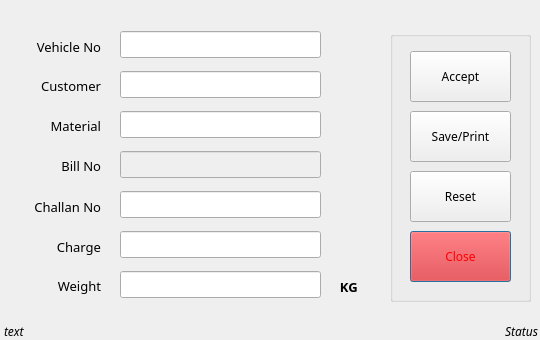
<?xml version="1.0" encoding="UTF-8"?>
<ui version="4.0">
 <class>DFirstWeight</class>
 <widget class="QDialog" name="DFirstWeight">
  <property name="geometry">
   <rect>
    <x>0</x>
    <y>0</y>
    <width>540</width>
    <height>340</height>
   </rect>
  </property>
  <property name="font">
   <font>
    <family>Arial Unicode MS</family>
   </font>
  </property>
  <property name="windowTitle">
   <string>First Weight</string>
  </property>
  <property name="windowIcon">
   <iconset resource="resources.qrc">
    <normaloff>:/new/resource/Firstweight.png</normaloff>:/new/resource/Firstweight.png</iconset>
  </property>
  <widget class="QLabel" name="vehiclelabel">
   <property name="geometry">
    <rect>
     <x>20</x>
     <y>31</y>
     <width>81</width>
     <height>31</height>
    </rect>
   </property>
   <property name="font">
    <font>
     <family>Arial Unicode MS</family>
     <pointsize>10</pointsize>
    </font>
   </property>
   <property name="text">
    <string>Vehicle No</string>
   </property>
   <property name="alignment">
    <set>Qt::AlignRight|Qt::AlignTrailing|Qt::AlignVCenter</set>
   </property>
  </widget>
  <widget class="QLabel" name="customerlabel">
   <property name="geometry">
    <rect>
     <x>30</x>
     <y>70</y>
     <width>71</width>
     <height>31</height>
    </rect>
   </property>
   <property name="font">
    <font>
     <family>Arial Unicode MS</family>
     <pointsize>10</pointsize>
    </font>
   </property>
   <property name="text">
    <string>Customer</string>
   </property>
   <property name="alignment">
    <set>Qt::AlignRight|Qt::AlignTrailing|Qt::AlignVCenter</set>
   </property>
  </widget>
  <widget class="QLabel" name="materiallabel">
   <property name="geometry">
    <rect>
     <x>40</x>
     <y>110</y>
     <width>61</width>
     <height>31</height>
    </rect>
   </property>
   <property name="font">
    <font>
     <family>Arial Unicode MS</family>
     <pointsize>10</pointsize>
    </font>
   </property>
   <property name="text">
    <string>Material</string>
   </property>
   <property name="alignment">
    <set>Qt::AlignRight|Qt::AlignTrailing|Qt::AlignVCenter</set>
   </property>
  </widget>
  <widget class="QLabel" name="billnolabel">
   <property name="geometry">
    <rect>
     <x>40</x>
     <y>150</y>
     <width>61</width>
     <height>31</height>
    </rect>
   </property>
   <property name="font">
    <font>
     <family>Arial Unicode MS</family>
     <pointsize>10</pointsize>
    </font>
   </property>
   <property name="text">
    <string>Bill No</string>
   </property>
   <property name="alignment">
    <set>Qt::AlignRight|Qt::AlignTrailing|Qt::AlignVCenter</set>
   </property>
  </widget>
  <widget class="QLabel" name="challanlabel">
   <property name="geometry">
    <rect>
     <x>20</x>
     <y>191</y>
     <width>81</width>
     <height>31</height>
    </rect>
   </property>
   <property name="font">
    <font>
     <family>Arial Unicode MS</family>
     <pointsize>10</pointsize>
    </font>
   </property>
   <property name="text">
    <string>Challan No</string>
   </property>
   <property name="alignment">
    <set>Qt::AlignRight|Qt::AlignTrailing|Qt::AlignVCenter</set>
   </property>
  </widget>
  <widget class="QLabel" name="chargelabel">
   <property name="geometry">
    <rect>
     <x>40</x>
     <y>231</y>
     <width>61</width>
     <height>31</height>
    </rect>
   </property>
   <property name="font">
    <font>
     <family>Arial Unicode MS</family>
     <pointsize>10</pointsize>
    </font>
   </property>
   <property name="text">
    <string>Charge</string>
   </property>
   <property name="alignment">
    <set>Qt::AlignRight|Qt::AlignTrailing|Qt::AlignVCenter</set>
   </property>
  </widget>
  <widget class="QLabel" name="weightlabel">
   <property name="geometry">
    <rect>
     <x>40</x>
     <y>270</y>
     <width>61</width>
     <height>31</height>
    </rect>
   </property>
   <property name="font">
    <font>
     <family>Arial Unicode MS</family>
     <pointsize>10</pointsize>
    </font>
   </property>
   <property name="text">
    <string>Weight</string>
   </property>
   <property name="alignment">
    <set>Qt::AlignRight|Qt::AlignTrailing|Qt::AlignVCenter</set>
   </property>
  </widget>
  <widget class="QLineEdit" name="vehiclelineedit">
   <property name="geometry">
    <rect>
     <x>120</x>
     <y>31</y>
     <width>201</width>
     <height>27</height>
    </rect>
   </property>
   <property name="font">
    <font>
     <family>Arial Unicode MS</family>
     <pointsize>10</pointsize>
     <weight>75</weight>
     <bold>true</bold>
    </font>
   </property>
   <property name="inputMethodHints">
    <set>Qt::ImhNone</set>
   </property>
   <property name="alignment">
    <set>Qt::AlignCenter</set>
   </property>
  </widget>
  <widget class="QLineEdit" name="customerlineedit">
   <property name="geometry">
    <rect>
     <x>120</x>
     <y>71</y>
     <width>201</width>
     <height>27</height>
    </rect>
   </property>
   <property name="font">
    <font>
     <family>Arial Unicode MS</family>
     <pointsize>10</pointsize>
     <weight>75</weight>
     <bold>true</bold>
    </font>
   </property>
   <property name="inputMethodHints">
    <set>Qt::ImhNone</set>
   </property>
   <property name="alignment">
    <set>Qt::AlignCenter</set>
   </property>
  </widget>
  <widget class="QLineEdit" name="materiallineedit">
   <property name="geometry">
    <rect>
     <x>120</x>
     <y>111</y>
     <width>201</width>
     <height>27</height>
    </rect>
   </property>
   <property name="font">
    <font>
     <family>Arial Unicode MS</family>
     <pointsize>10</pointsize>
     <weight>75</weight>
     <bold>true</bold>
    </font>
   </property>
   <property name="inputMethodHints">
    <set>Qt::ImhNone</set>
   </property>
   <property name="alignment">
    <set>Qt::AlignCenter</set>
   </property>
  </widget>
  <widget class="QLineEdit" name="billnolineedit">
   <property name="enabled">
    <bool>false</bool>
   </property>
   <property name="geometry">
    <rect>
     <x>120</x>
     <y>151</y>
     <width>201</width>
     <height>27</height>
    </rect>
   </property>
   <property name="font">
    <font>
     <family>Arial Unicode MS</family>
     <pointsize>12</pointsize>
     <weight>75</weight>
     <bold>true</bold>
    </font>
   </property>
   <property name="styleSheet">
    <string notr="true">color: rgb(166, 0, 16);</string>
   </property>
   <property name="alignment">
    <set>Qt::AlignCenter</set>
   </property>
  </widget>
  <widget class="QLineEdit" name="challanlineedit">
   <property name="geometry">
    <rect>
     <x>120</x>
     <y>191</y>
     <width>201</width>
     <height>27</height>
    </rect>
   </property>
   <property name="font">
    <font>
     <family>Arial Unicode MS</family>
     <pointsize>10</pointsize>
     <weight>75</weight>
     <bold>true</bold>
    </font>
   </property>
   <property name="inputMethodHints">
    <set>Qt::ImhNone</set>
   </property>
   <property name="alignment">
    <set>Qt::AlignCenter</set>
   </property>
  </widget>
  <widget class="QLabel" name="kglabel">
   <property name="geometry">
    <rect>
     <x>320</x>
     <y>271</y>
     <width>51</width>
     <height>31</height>
    </rect>
   </property>
   <property name="font">
    <font>
     <family>Arial Unicode MS</family>
     <pointsize>10</pointsize>
     <weight>75</weight>
     <bold>true</bold>
    </font>
   </property>
   <property name="text">
    <string>  KG</string>
   </property>
   <property name="alignment">
    <set>Qt::AlignCenter</set>
   </property>
  </widget>
  <widget class="QLabel" name="modelabel">
   <property name="geometry">
    <rect>
     <x>4</x>
     <y>323</y>
     <width>61</width>
     <height>16</height>
    </rect>
   </property>
   <property name="font">
    <font>
     <italic>true</italic>
    </font>
   </property>
   <property name="text">
    <string>text</string>
   </property>
  </widget>
  <widget class="QLineEdit" name="chargelineedit">
   <property name="geometry">
    <rect>
     <x>120</x>
     <y>231</y>
     <width>201</width>
     <height>27</height>
    </rect>
   </property>
   <property name="font">
    <font>
     <family>Arial Unicode MS</family>
     <pointsize>10</pointsize>
     <weight>75</weight>
     <bold>true</bold>
    </font>
   </property>
   <property name="alignment">
    <set>Qt::AlignCenter</set>
   </property>
  </widget>
  <widget class="QLineEdit" name="weightlineedit">
   <property name="geometry">
    <rect>
     <x>120</x>
     <y>271</y>
     <width>201</width>
     <height>27</height>
    </rect>
   </property>
   <property name="font">
    <font>
     <family>Arial Unicode MS</family>
     <pointsize>12</pointsize>
     <weight>75</weight>
     <bold>true</bold>
    </font>
   </property>
   <property name="styleSheet">
    <string notr="true">color: rgb(212, 0, 3);</string>
   </property>
   <property name="alignment">
    <set>Qt::AlignCenter</set>
   </property>
  </widget>
  <widget class="QLabel" name="statuslabel">
   <property name="geometry">
    <rect>
     <x>407</x>
     <y>323</y>
     <width>131</width>
     <height>16</height>
    </rect>
   </property>
   <property name="font">
    <font>
     <weight>50</weight>
     <italic>true</italic>
     <bold>false</bold>
    </font>
   </property>
   <property name="text">
    <string>Status</string>
   </property>
   <property name="alignment">
    <set>Qt::AlignRight|Qt::AlignTrailing|Qt::AlignVCenter</set>
   </property>
  </widget>
  <widget class="QGroupBox" name="buttonbox">
   <property name="geometry">
    <rect>
     <x>390</x>
     <y>31</y>
     <width>141</width>
     <height>271</height>
    </rect>
   </property>
   <property name="title">
    <string/>
   </property>
   <widget class="QPushButton" name="closebutton">
    <property name="geometry">
     <rect>
      <x>20</x>
      <y>200</y>
      <width>101</width>
      <height>51</height>
     </rect>
    </property>
    <property name="palette">
     <palette>
      <active>
       <colorrole role="WindowText">
        <brush brushstyle="SolidPattern">
         <color alpha="255">
          <red>255</red>
          <green>0</green>
          <blue>0</blue>
         </color>
        </brush>
       </colorrole>
       <colorrole role="Button">
        <brush brushstyle="SolidPattern">
         <color alpha="255">
          <red>255</red>
          <green>0</green>
          <blue>0</blue>
         </color>
        </brush>
       </colorrole>
       <colorrole role="Text">
        <brush brushstyle="SolidPattern">
         <color alpha="255">
          <red>255</red>
          <green>0</green>
          <blue>0</blue>
         </color>
        </brush>
       </colorrole>
       <colorrole role="ButtonText">
        <brush brushstyle="SolidPattern">
         <color alpha="255">
          <red>255</red>
          <green>0</green>
          <blue>0</blue>
         </color>
        </brush>
       </colorrole>
      </active>
      <inactive>
       <colorrole role="WindowText">
        <brush brushstyle="SolidPattern">
         <color alpha="255">
          <red>255</red>
          <green>0</green>
          <blue>0</blue>
         </color>
        </brush>
       </colorrole>
       <colorrole role="Button">
        <brush brushstyle="SolidPattern">
         <color alpha="255">
          <red>255</red>
          <green>0</green>
          <blue>0</blue>
         </color>
        </brush>
       </colorrole>
       <colorrole role="Text">
        <brush brushstyle="SolidPattern">
         <color alpha="255">
          <red>255</red>
          <green>0</green>
          <blue>0</blue>
         </color>
        </brush>
       </colorrole>
       <colorrole role="ButtonText">
        <brush brushstyle="SolidPattern">
         <color alpha="255">
          <red>255</red>
          <green>0</green>
          <blue>0</blue>
         </color>
        </brush>
       </colorrole>
      </inactive>
      <disabled>
       <colorrole role="WindowText">
        <brush brushstyle="SolidPattern">
         <color alpha="255">
          <red>255</red>
          <green>0</green>
          <blue>0</blue>
         </color>
        </brush>
       </colorrole>
       <colorrole role="Button">
        <brush brushstyle="SolidPattern">
         <color alpha="255">
          <red>255</red>
          <green>0</green>
          <blue>0</blue>
         </color>
        </brush>
       </colorrole>
       <colorrole role="Text">
        <brush brushstyle="SolidPattern">
         <color alpha="255">
          <red>255</red>
          <green>0</green>
          <blue>0</blue>
         </color>
        </brush>
       </colorrole>
       <colorrole role="ButtonText">
        <brush brushstyle="SolidPattern">
         <color alpha="255">
          <red>255</red>
          <green>0</green>
          <blue>0</blue>
         </color>
        </brush>
       </colorrole>
      </disabled>
     </palette>
    </property>
    <property name="font">
     <font>
      <family>Arial Unicode MS</family>
     </font>
    </property>
    <property name="styleSheet">
     <string notr="true">color: rgb(255, 0, 0);</string>
    </property>
    <property name="text">
     <string>Close</string>
    </property>
   </widget>
   <widget class="QPushButton" name="saveprintbutton">
    <property name="geometry">
     <rect>
      <x>20</x>
      <y>80</y>
      <width>101</width>
      <height>51</height>
     </rect>
    </property>
    <property name="font">
     <font>
      <family>Arial Unicode MS</family>
     </font>
    </property>
    <property name="text">
     <string>Save/Print</string>
    </property>
   </widget>
   <widget class="QPushButton" name="clearallbutton">
    <property name="geometry">
     <rect>
      <x>20</x>
      <y>140</y>
      <width>101</width>
      <height>51</height>
     </rect>
    </property>
    <property name="font">
     <font>
      <family>Arial Unicode MS</family>
     </font>
    </property>
    <property name="text">
     <string>Reset</string>
    </property>
   </widget>
   <widget class="QPushButton" name="acceptbutton">
    <property name="geometry">
     <rect>
      <x>20</x>
      <y>20</y>
      <width>101</width>
      <height>51</height>
     </rect>
    </property>
    <property name="font">
     <font>
      <family>Arial Unicode MS</family>
     </font>
    </property>
    <property name="text">
     <string>Accept</string>
    </property>
   </widget>
  </widget>
  <zorder>vehiclelabel</zorder>
  <zorder>customerlabel</zorder>
  <zorder>materiallabel</zorder>
  <zorder>billnolabel</zorder>
  <zorder>challanlabel</zorder>
  <zorder>chargelabel</zorder>
  <zorder>weightlabel</zorder>
  <zorder>vehiclelineedit</zorder>
  <zorder>customerlineedit</zorder>
  <zorder>materiallineedit</zorder>
  <zorder>billnolineedit</zorder>
  <zorder>challanlineedit</zorder>
  <zorder>kglabel</zorder>
  <zorder>modelabel</zorder>
  <zorder>weightlineedit</zorder>
  <zorder>chargelineedit</zorder>
  <zorder>statuslabel</zorder>
  <zorder>buttonbox</zorder>
 </widget>
 <tabstops>
  <tabstop>vehiclelineedit</tabstop>
  <tabstop>customerlineedit</tabstop>
  <tabstop>materiallineedit</tabstop>
  <tabstop>acceptbutton</tabstop>
  <tabstop>challanlineedit</tabstop>
  <tabstop>chargelineedit</tabstop>
  <tabstop>weightlineedit</tabstop>
  <tabstop>saveprintbutton</tabstop>
  <tabstop>closebutton</tabstop>
  <tabstop>clearallbutton</tabstop>
  <tabstop>billnolineedit</tabstop>
 </tabstops>
 <resources>
  <include location="resources.qrc"/>
 </resources>
 <connections/>
</ui>
